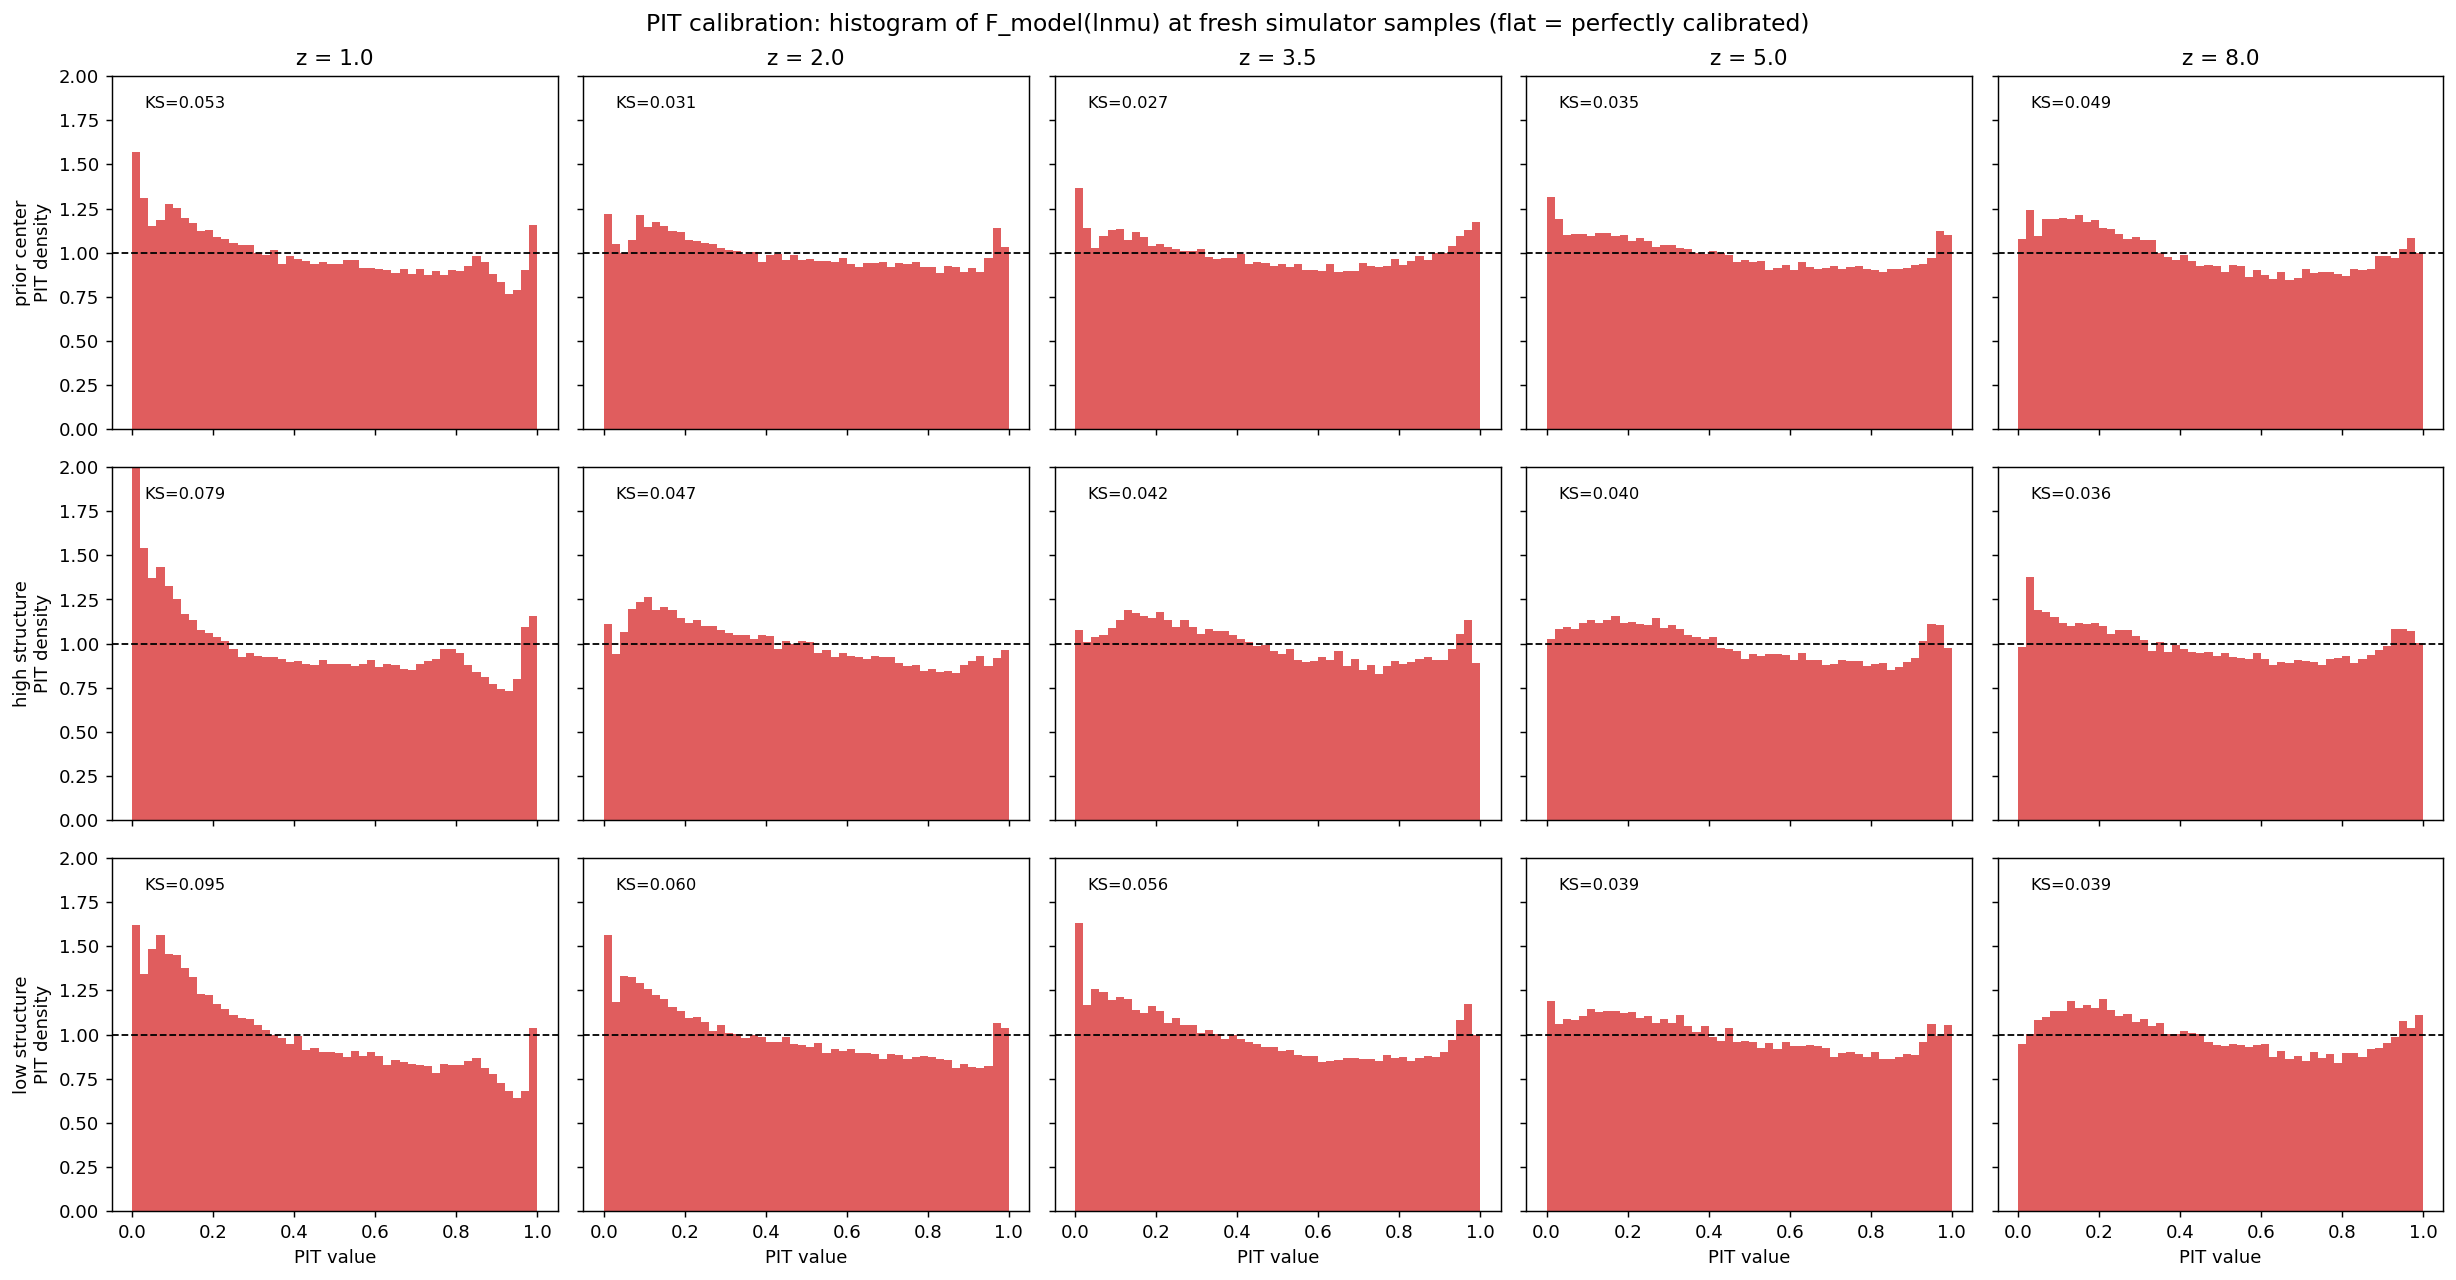

Recreate this plot in Python.
"""PIT (probability integral transform) calibration test for the production model.

If the model density is correct, U = F_model(lnmu) evaluated at simulator samples is
Uniform(0,1). We draw FRESH samples (new seeds -> clean held-out set) at the 15
(cosmology, z) panels, compute the PIT per panel, and report the KS distance and
where the deviation lives (PIT histogram). Writes validate_pit.png.
"""
import os
os.environ.setdefault("KMP_DUPLICATE_LIB_OK", "TRUE")
import sys
from pathlib import Path
from multiprocessing import Pool
import numpy as np
import matplotlib; matplotlib.use("Agg"); import matplotlib.pyplot as plt

AR = Path(__file__).resolve().parent; REPO = AR.parents[1]
COSMOS = [("prior center", (0.67, 0.30, 0.85)),
          ("high structure", (0.72, 0.38, 1.00)),
          ("low structure", (0.60, 0.22, 0.70))]
ZS = [1.0, 2.0, 3.5, 5.0, 8.0]
NSIM = 200_000


def _worker(args):
    z, th, seed = args
    sys.path.insert(0, str(REPO / "build"))
    import gwlensing as gw
    r = gw.sample_lnmu_ml_with_diagnostics(float(z), *map(float, th), int(NSIM), int(seed), False)
    x = np.asarray(r["lnmu"], float)
    return x[np.isfinite(x)]


def main():
    from ml.autoresearch import smooth_model
    fn = smooth_model.load_smooth_fn()
    jobs = [(z, th, 777_000 + 13 * j) for j, (z, th) in
            enumerate((z, th) for _, th in COSMOS for z in ZS)]
    with Pool(10) as p:
        samples = p.map(_worker, jobs)

    g = np.linspace(-3.0, np.log(400), 6000)
    fig, ax = plt.subplots(3, 5, figsize=(19, 10), sharex=True, sharey=True)
    print(f"{'panel':26s} {'N':>7} {'KS':>8} {'KS*sqrt(N)':>10}   (KS*sqrt(N) < 1.36 ~ 5% level)")
    k = 0
    for r, (cname, th) in enumerate(COSMOS):
        for c, z in enumerate(ZS):
            x = samples[k]; k += 1
            lp = np.asarray(fn(g, z, th), np.float64)
            pg = np.exp(lp)
            cdf = np.concatenate([[0.0], np.cumsum(0.5 * (pg[1:] + pg[:-1]) * np.diff(g))])
            cdf /= cdf[-1]
            u = np.interp(x, g, cdf)
            us = np.sort(u); n = us.size
            ks = float(np.max(np.abs(us - (np.arange(1, n + 1) - 0.5) / n)))
            print(f"{cname:14s} z={z:<4}   {n:7d} {ks:8.4f} {ks*np.sqrt(n):10.1f}")
            a = ax[r][c]
            a.hist(u, bins=50, range=(0, 1), density=True, color="#d62728", alpha=0.75)
            a.axhline(1.0, color="k", ls="--", lw=1)
            a.set_ylim(0, 2.0)
            a.text(0.03, 1.82, f"KS={ks:.3f}", fontsize=9)
            if r == 0: a.set_title(f"z = {z}")
            if c == 0: a.set_ylabel(f"{cname}\nPIT density")
            if r == 2: a.set_xlabel("PIT value")
    fig.suptitle("PIT calibration: histogram of F_model(lnmu) at fresh simulator samples "
                 "(flat = perfectly calibrated)", fontsize=13)
    fig.tight_layout()
    out = AR / "validate_pit.png"
    fig.savefig(out, dpi=130, bbox_inches="tight")
    print("wrote", out)


if __name__ == "__main__":
    main()
